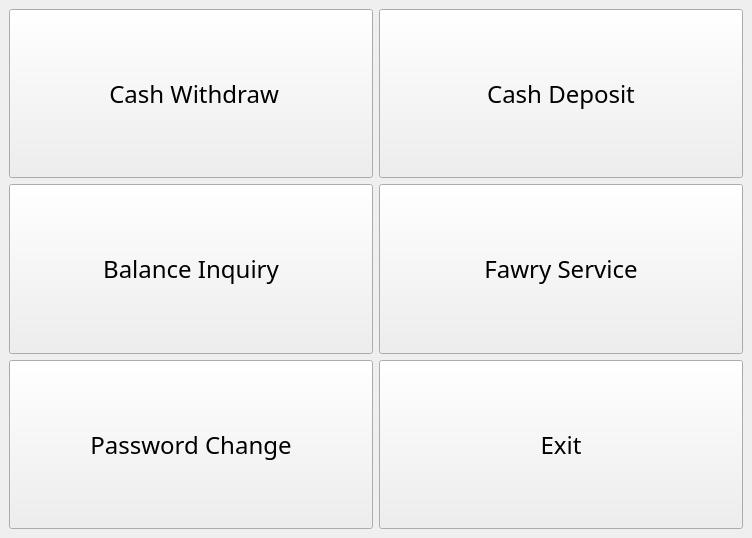
<?xml version="1.0" encoding="UTF-8"?>
<ui version="4.0">
 <class>StackedWidget</class>
 <widget class="QStackedWidget" name="StackedWidget">
  <property name="geometry">
   <rect>
    <x>0</x>
    <y>0</y>
    <width>752</width>
    <height>538</height>
   </rect>
  </property>
  <property name="windowTitle">
   <string>StackedWidget</string>
  </property>
  <widget class="QWidget" name="home_page">
   <layout class="QGridLayout" name="gridLayout_2">
    <item row="0" column="0">
     <layout class="QGridLayout" name="gridLayout">
      <item row="0" column="0">
       <widget class="QPushButton" name="withdraw_page_button">
        <property name="sizePolicy">
         <sizepolicy hsizetype="Expanding" vsizetype="Minimum">
          <horstretch>0</horstretch>
          <verstretch>0</verstretch>
         </sizepolicy>
        </property>
        <property name="minimumSize">
         <size>
          <width>363</width>
          <height>69</height>
         </size>
        </property>
        <property name="font">
         <font>
          <family>Gill Sans Ultra Bold</family>
          <pointsize>18</pointsize>
         </font>
        </property>
        <property name="text">
         <string> Cash Withdraw</string>
        </property>
       </widget>
      </item>
      <item row="0" column="1">
       <widget class="QPushButton" name="deposit_page_button">
        <property name="sizePolicy">
         <sizepolicy hsizetype="Expanding" vsizetype="Minimum">
          <horstretch>0</horstretch>
          <verstretch>0</verstretch>
         </sizepolicy>
        </property>
        <property name="font">
         <font>
          <family>Sans</family>
          <pointsize>18</pointsize>
          <weight>50</weight>
          <bold>false</bold>
         </font>
        </property>
        <property name="text">
         <string>Cash Deposit</string>
        </property>
       </widget>
      </item>
      <item row="1" column="0">
       <widget class="QPushButton" name="inquiry_page_button">
        <property name="sizePolicy">
         <sizepolicy hsizetype="Expanding" vsizetype="Minimum">
          <horstretch>0</horstretch>
          <verstretch>0</verstretch>
         </sizepolicy>
        </property>
        <property name="minimumSize">
         <size>
          <width>362</width>
          <height>69</height>
         </size>
        </property>
        <property name="font">
         <font>
          <family>Gill Sans Ultra Bold</family>
          <pointsize>18</pointsize>
         </font>
        </property>
        <property name="text">
         <string>Balance Inquiry</string>
        </property>
       </widget>
      </item>
      <item row="1" column="1">
       <widget class="QPushButton" name="fawry_page_button">
        <property name="sizePolicy">
         <sizepolicy hsizetype="Expanding" vsizetype="Minimum">
          <horstretch>0</horstretch>
          <verstretch>0</verstretch>
         </sizepolicy>
        </property>
        <property name="minimumSize">
         <size>
          <width>362</width>
          <height>70</height>
         </size>
        </property>
        <property name="font">
         <font>
          <family>Gill Sans Ultra Bold</family>
          <pointsize>18</pointsize>
         </font>
        </property>
        <property name="text">
         <string>Fawry Service</string>
        </property>
       </widget>
      </item>
      <item row="2" column="0">
       <widget class="QPushButton" name="password_page_button">
        <property name="sizePolicy">
         <sizepolicy hsizetype="Expanding" vsizetype="Minimum">
          <horstretch>0</horstretch>
          <verstretch>0</verstretch>
         </sizepolicy>
        </property>
        <property name="minimumSize">
         <size>
          <width>363</width>
          <height>70</height>
         </size>
        </property>
        <property name="font">
         <font>
          <family>Gill Sans Ultra Bold</family>
          <pointsize>18</pointsize>
         </font>
        </property>
        <property name="text">
         <string>Password Change</string>
        </property>
       </widget>
      </item>
      <item row="2" column="1">
       <widget class="QPushButton" name="exit_button">
        <property name="sizePolicy">
         <sizepolicy hsizetype="Expanding" vsizetype="Minimum">
          <horstretch>0</horstretch>
          <verstretch>0</verstretch>
         </sizepolicy>
        </property>
        <property name="minimumSize">
         <size>
          <width>363</width>
          <height>69</height>
         </size>
        </property>
        <property name="font">
         <font>
          <family>Gill Sans Ultra Bold</family>
          <pointsize>18</pointsize>
         </font>
        </property>
        <property name="text">
         <string>Exit</string>
        </property>
       </widget>
      </item>
     </layout>
    </item>
   </layout>
  </widget>
 </widget>
 <resources/>
 <connections/>
</ui>
